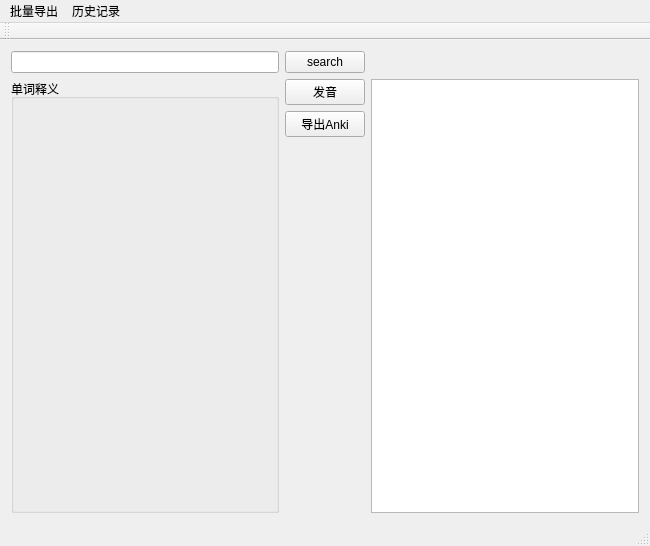
<?xml version="1.0" encoding="UTF-8"?>
<ui version="4.0">
 <class>MainWindow</class>
 <widget class="QMainWindow" name="MainWindow">
  <property name="geometry">
   <rect>
    <x>0</x>
    <y>0</y>
    <width>650</width>
    <height>546</height>
   </rect>
  </property>
  <property name="windowTitle">
   <string>扇贝词典</string>
  </property>
  <widget class="QWidget" name="centralWidget">
   <layout class="QGridLayout" name="gridLayout_2">
    <item row="1" column="1">
     <widget class="QPushButton" name="pushButton_2">
      <property name="text">
       <string>发音</string>
      </property>
     </widget>
    </item>
    <item row="0" column="0">
     <widget class="QLineEdit" name="word"/>
    </item>
    <item row="0" column="1">
     <widget class="QPushButton" name="pushButton">
      <property name="text">
       <string>search</string>
      </property>
     </widget>
    </item>
    <item row="0" column="2">
     <spacer name="horizontalSpacer">
      <property name="orientation">
       <enum>Qt::Horizontal</enum>
      </property>
      <property name="sizeHint" stdset="0">
       <size>
        <width>264</width>
        <height>20</height>
       </size>
      </property>
     </spacer>
    </item>
    <item row="2" column="1">
     <widget class="QPushButton" name="pushButton_3">
      <property name="text">
       <string>导出Anki</string>
      </property>
     </widget>
    </item>
    <item row="1" column="0" rowspan="3">
     <widget class="QGroupBox" name="groupBox">
      <property name="title">
       <string>单词释义</string>
      </property>
      <layout class="QGridLayout" name="gridLayout">
       <item row="2" column="0">
        <widget class="QLabel" name="cn">
         <property name="text">
          <string/>
         </property>
        </widget>
       </item>
       <item row="1" column="0">
        <widget class="QLabel" name="pron">
         <property name="text">
          <string/>
         </property>
        </widget>
       </item>
       <item row="3" column="0">
        <widget class="QLabel" name="sentence">
         <property name="text">
          <string/>
         </property>
        </widget>
       </item>
       <item row="0" column="0">
        <widget class="QLabel" name="content">
         <property name="text">
          <string/>
         </property>
        </widget>
       </item>
       <item row="4" column="0">
        <spacer name="verticalSpacer">
         <property name="orientation">
          <enum>Qt::Vertical</enum>
         </property>
         <property name="sizeHint" stdset="0">
          <size>
           <width>20</width>
           <height>40</height>
          </size>
         </property>
        </spacer>
       </item>
      </layout>
     </widget>
    </item>
    <item row="1" column="2" rowspan="3">
     <widget class="QTextEdit" name="textEdit"/>
    </item>
   </layout>
  </widget>
  <widget class="QMenuBar" name="menuBar">
   <property name="geometry">
    <rect>
     <x>0</x>
     <y>0</y>
     <width>650</width>
     <height>23</height>
    </rect>
   </property>
   <widget class="QMenu" name="menu">
    <property name="title">
     <string>批量导出</string>
    </property>
    <addaction name="actionExportAnki"/>
   </widget>
   <widget class="QMenu" name="menu_2">
    <property name="title">
     <string>历史记录</string>
    </property>
   </widget>
   <addaction name="menu"/>
   <addaction name="menu_2"/>
  </widget>
  <widget class="QToolBar" name="mainToolBar">
   <attribute name="toolBarArea">
    <enum>TopToolBarArea</enum>
   </attribute>
   <attribute name="toolBarBreak">
    <bool>false</bool>
   </attribute>
  </widget>
  <widget class="QStatusBar" name="statusBar"/>
  <action name="actionExportAnki">
   <property name="text">
    <string>批量导出Anki</string>
   </property>
  </action>
 </widget>
 <layoutdefault spacing="6" margin="11"/>
 <resources/>
 <connections/>
</ui>
